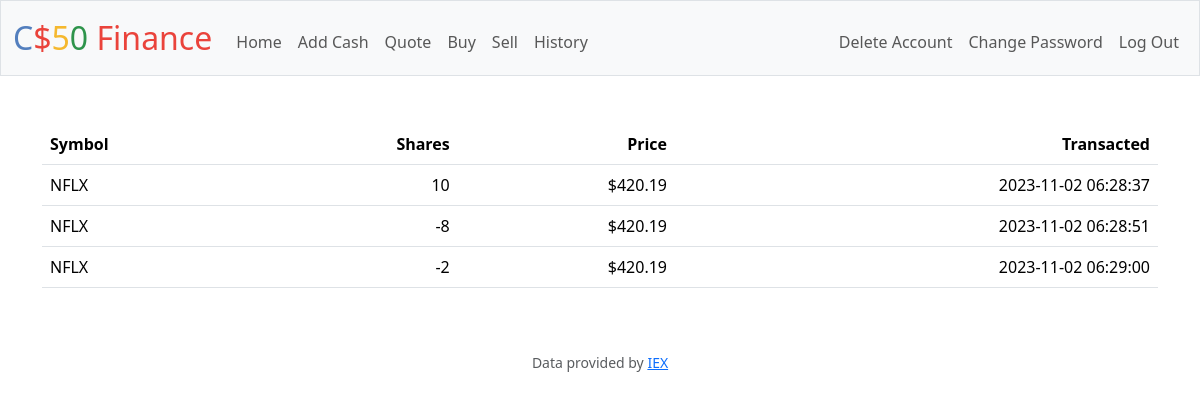
The app's page /history (signed in) with its own data.
### tables this page shows
CREATE TABLE histories (
    history_id INTEGER PRIMARY KEY,
    person_id INTEGER NOT NULL,
    symbol TEXT NOT NULL,
    shares INTEGER NOT NULL,
    price REAL NOT NULL,
    time DATETIME NOT NULL,
    FOREIGN KEY (person_id) REFERENCES users(id)
);

### app.py (the view)
@app.route("/history")
@login_required
def history():
    histories = db.execute(
        "SELECT * FROM histories WHERE person_id = ?", session["user_id"]
    )
    return render_template("history.html", histories=histories)

### app.py (called while the page is built)
@app.after_request
def after_request(response):
    response.headers["Cache-Control"] = "no-cache, no-store, must-revalidate"
    response.headers["Expires"] = 0
    response.headers["Pragma"] = "no-cache"
    return response

### helpers.py (called while the page is built)
def login_required(f):
    @wraps(f)
    def decorated_function(*args, **kwargs):
        if session.get("user_id") is None:
            return redirect("/login")
        return f(*args, **kwargs)
    return decorated_function

def usd(value):
    return f"${value:,.2f}"

### templates/history.html (shortened to what this page needs)
{% extends "layout.html" %}
{% block main %}
    <table class="table">
        <thead>
            <tr>
                <th class="text-start">Symbol</th>
                <th class="text-end">Shares</th>
                <th class="text-end">Price</th>
                <th class="text-end">Transacted</th>
            </tr>
        </thead>
        <tbody>
            {% for history in histories %}
            <tr>
                <td class="text-start">{{ history["symbol"] }}</td>
                <td class="text-end">{{ history["shares"] }}</td>
                <td class="text-end">{{ history["price"] | usd }}</td>
                <td class="text-end">{{ history["time"] }}</td>
            </tr>
            {% endfor %}
        </tbody>
    </table>
{% endblock %}

### records on screen
histories: symbol "NFLX", shares "10", price "$420.19", time "2023-11-02 06:28:37"
histories: symbol "NFLX", shares "-8", price "$420.19", time "2023-11-02 06:28:51"
histories: symbol "NFLX", shares "-2", price "$420.19", time "2023-11-02 06:29:00"
